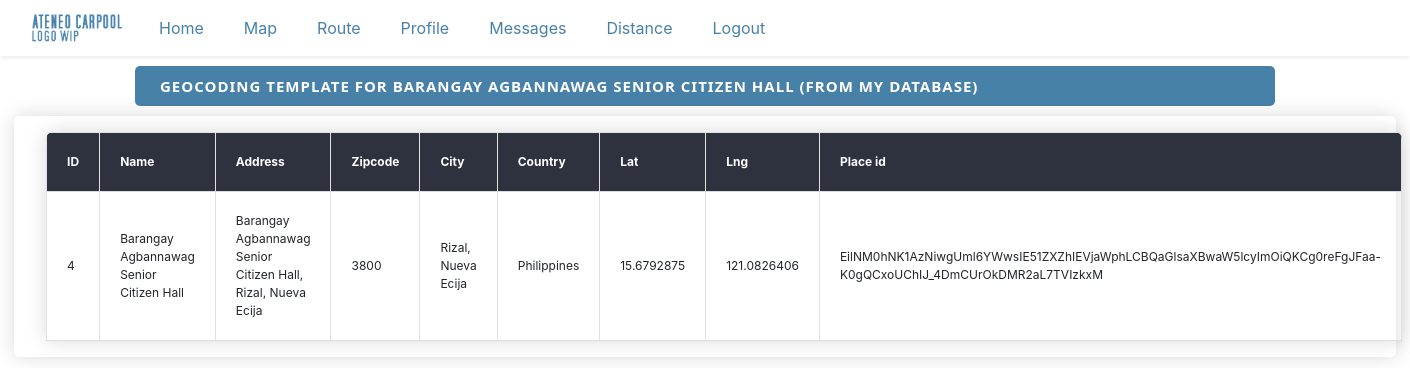
The app's page /geocoding/4 with its own data.
### project_content/models.py (models this page shows, shortened)
class Locations(models.Model):
    name = models.CharField(max_length=500)
    zipcode = models.CharField(max_length=200, blank=True, null=True)
    city = models.CharField(max_length=200, blank=True, null=True)
    country = models.CharField(max_length=200, blank=True, null=True)
    address = models.CharField(max_length=200, blank=True, null=True)
    created_at = models.DateTimeField(auto_now_add=True, blank=True, null=True)
    edited_at = models.DateTimeField(auto_now=True)
    lat = models.CharField(max_length=200,blank=True, null=True)
    lng = models.CharField(max_length=200,blank=True, null=True)
    place_id = models.CharField(max_length=200,blank=True, null=True)

### project_content/views.py (the view, shortened to what this page needs)
# urls.py: path("geocoding/<int:pk>", GeocodingView.as_view(), name='geocoding'),
class GeocodingView(View):
    template_name = "project_content/geocoding.html"
    def get(self,request,pk):
        location = Locations.objects.get(pk=pk)
        if location.lng and location.lat and location.place_id != None:
            lat = location.lat
            lng = location.lng
            place_id = location.place_id
            label = "from my database"
        else:
            result = ""
            lat = ""
            lng = ""
            place_id = ""
            label = "no call made"
        context = {
            'location':location,
            'lat':lat,
            'lng':lng,
            'place_id':place_id,
            'label': label
        }
        return render(request, self.template_name, context)

### project_content/templates/project_content/geocoding.html
{% extends 'project_content/base.html' %}
{% block content %}
<div class="pageholder" style="width: 100%;">
    <div class="titleholder container">
        <div class="title"> Geocoding template for {{location.name}} ({{label}})</div>
    </div>
    <div class="linkholder" style="margin-left: auto; margin-right: auto;">
            <table id="ourtable3" class="myTable m-3">
                <thead>
                    <tr>
                        <th>ID</th>
                        <th>Name</th>
                        <th>Address</th>
                        <th>Zipcode</th>
                        <th>City</th>
                        <th>Country</th>
                        <th>Lat</th>
                        <th>Lng</th>
                        <th>Place id</th>
                    </tr>
                </thead>
                <tbody>
                    <tr>
                        <td> {{location.id}} </td>
                        <td> {{location.name}} </td>
                        <td> {{location.address}} </td>
                        <td> {{location.zipcode}} </td>
                        <td> {{location.city}} </td>
                        <td> {{location.country}} </td>
                        <td> {{lat}} </td>
                        <td> {{lng}} </td>
                        <td> {{place_id}} </td>
                    </tr>
                </tbody>
            </table>
     </div>
</div>
{% endblock %}

### project_content/static/project_content/main.css (style rules this page uses)
:root { --main-color: #4881a8; --highlight-color: #004e83; --alternating-tr-color: #00000014; --light-hover-color: #00000020; --hover-color: #00000030; --dark-color: #2D323E; --alert-color: #a84848; --highlight-alert-color: #990000; --geocode-color: #0f91e7; }
.myTable { font-size: 12px; min-width: 400px; overflow: hidden; border-radius: 7px 7px 0 0; box-shadow: 0 0 20px rgba(0, 0, 0, .15); }
.myTable th { background-color: var(--dark-color); color: white; font-weight: bold; }
.myTable td, .myTable th { border: 0.01em solid #e3e2e2; padding: 20px; text-align: left; border-bottom: 1px solid #ddd; }
.pageholder, form { display: flex; flex-direction: column; justify-content: center; width: 80%; }
.titleholder, .linkholder { display: flex; margin-top: 10px; width: 98%; border-radius: 5px; }
.titleholder { display: 'flex'; justify-content:'space-between'; background-color: var(--main-color); align-items: center; height: 40px; }
.linkholder { box-shadow: 0 0 20px rgba(0, 0, 0, .15); flex-direction: column; padding-left: 16px; padding-right: 16px; }
.title { color: white; margin-left: 10px; font-weight: bold; font-size: 15px; font-family: 'Segoe UI', Tahoma, Geneva, Verdana, sans-serif; text-transform: uppercase; letter-spacing: 1px; }
tr { transition: all 0.6s ease-in-out; }

### records on screen
Locations: name "BARANGAY AGBANNAWAG SENIOR CITIZEN HALL", id "4", name "Barangay Agbannawag Senior Citizen Hall", address "Barangay Agbannawag Senior Citizen Hall, Rizal, Nueva Ecija", zipcode "3800", city "Rizal, Nueva Ecija", country "Philippines", lat "15.6792875", lng "121.0826406", place "EilNM0hNK1AzNiwgUml6YWwsIE51ZXZhIEVjaWphLCBQaGlsaXBwaW5lcyImOiQKCg0reFgJFaa-K0gQCxoUChIJ_4DmCUrOkDMR2aL7TVIzkxM"

### other values on screen
{{ label }} "FROM MY DATABASE"
